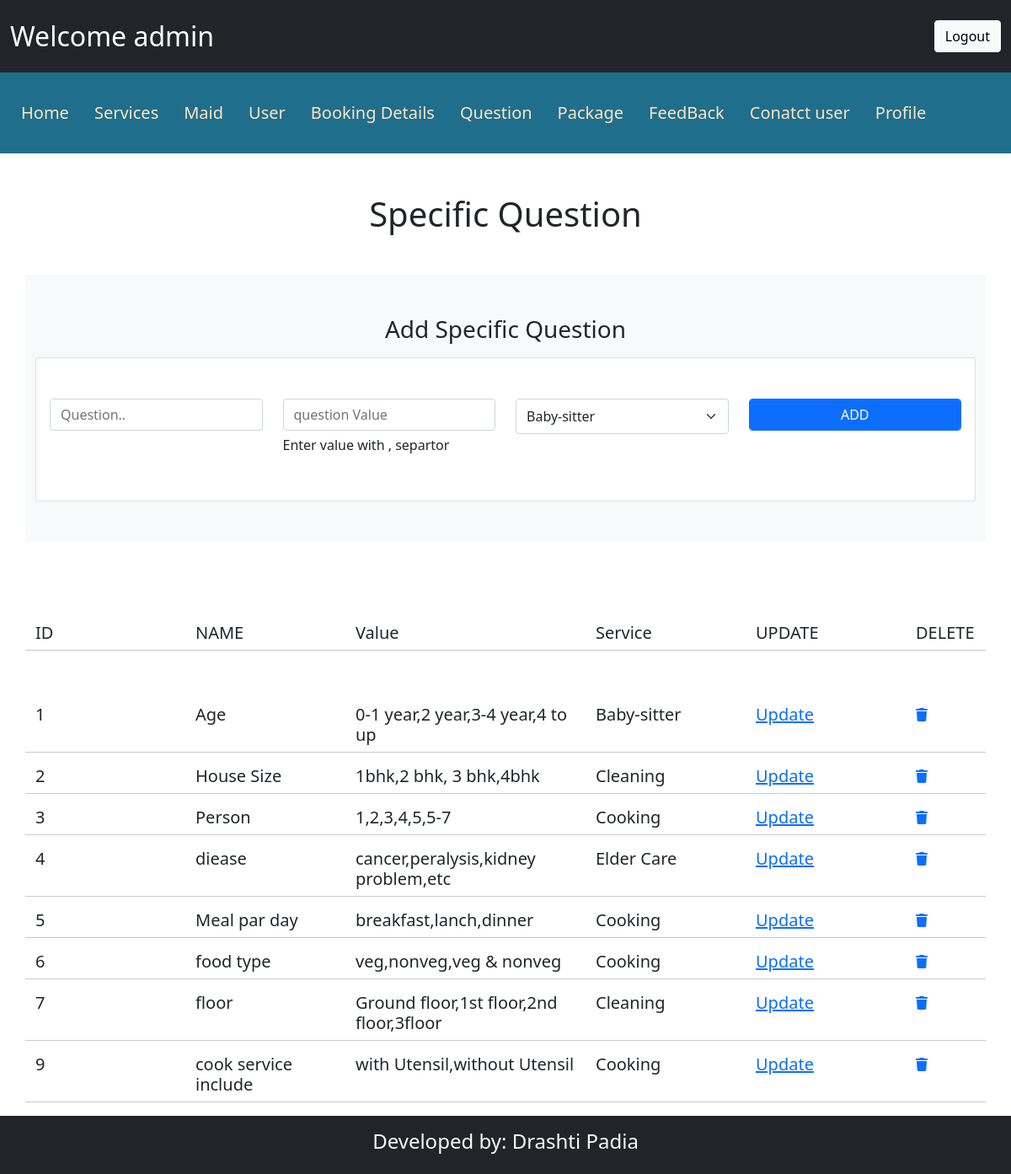
Page /admin/adminspecificQlist.php (signed in) on the committed database.
### tables this page shows
CREATE TABLE IF NOT EXISTS `specificquestion` (
  `speQ_id` int(11) NOT NULL AUTO_INCREMENT,
  `speQ_name` varchar(50) NOT NULL,
  `speQ_value` varchar(100) NOT NULL,
  `service_Id` int(11) NOT NULL,
  PRIMARY KEY (`speQ_id`),
  KEY `service_Id` (`service_Id`)
);

CREATE TABLE IF NOT EXISTS `service` (
  `service_Id` int(11) NOT NULL AUTO_INCREMENT,
  `service_name` varchar(20) NOT NULL,
  PRIMARY KEY (`service_Id`)
);

### admin/adminspecificQlist.php (the view, shortened to what this page needs)
<?php
include("./header.php");
?>
<!DOCTYPE html>
<html lang="en">
<head>
    <link rel="stylesheet" href="./css/bootstrap.min.css" />
    <link rel="stylesheet" href="./css/all.min.css" />
    <link rel="stylesheet" href="./css/style.css" />
</head>
<body>
    <section id="FeedbacklistSection" class="mt-5">
        <div class="container d-flex justify-content-center">
            <h1 class="m-auto">Specific Question</h1>
        </div>
    </section>
    <section class="py-5">
        <div class="container bg-light py-5">
            <div class="row  ">
                <div class="col justify-content-center">
                    <h3 class="mb-3 text-center">Add Specific Question</h3>
                </div>
            </div>
            <div class="card ms-auto">
                <form id="addSpeQueform" method="POST" action="./insertAdminspeQ.php">
                    <div class="row py-5 px-3 justify-content-around align-item-center">
                        <div class="col-3 ">
                            <h5><input type="text" id="question" name="question" class="form-control" placeholder="Question.." /></h5>
                        </div>
                        <div class="col-3">
                            <h5><input type="text" class="form-control"  id="questionvalue" name="questionvalue" placeholder="question Value" /></h5>
                            <h6>Enter value with , separtor</h6>
                        </div>
                        <div class="col-3 ">
                        <select class="form-select form-control-lg mb-3" name="service" id="service" aria-label="Default select example">
                                    <?php
                                        $serQuery = "SELECT * from service";
                                        $serResult = mysqli_query($con,$serQuery);
                                        while($serRow = mysqli_fetch_row($serResult)){?>
                                            <option value="<?php echo($serRow[0]); ?>"><?php echo($serRow[1]) ?></option>
                                        <?php }
                                    ?>
                                </select>
                        </div>
                        <div class="col-3 ">
                            <h5><input type="submit" value="ADD" class="btn btn-primary w-100 form-control"></h5>
                        </div>
                    </div>
                </form>
            </div>
        </div>
    </section>
    <section class="py-5">
        <div class="container">
            <div class="row ">
                <div class="col-2">
                    <h5> ID</h5>
                </div>
                <div class="col-2">
                    <h5>NAME</h5>
                </div>
                <div class="col-3">
                    <h5>Value</h5>
                </div>
                <div class="col-2">
                    <h5>Service</h5>
                </div>
                <div class="col-2">
                    <h5>UPDATE</h5>
                </div>
                <div class="col-1">
                    <h5>DELETE</h5>
                </div>
                <hr />
            </div>
        </div>
    </section>
    <?php
    $qur = "SELECT * FROM specificquestion,service WHERE specificquestion.service_id=service.service_id";
    $Res = mysqli_query($con, $qur);
    while ($row = mysqli_fetch_row($Res)) {
        ?>
        <section>
            <div class="container">
                <div class="row justify-content-center" id="editRowSpeQue<?php echo($row[0]); ?>">
                    <div class="col-2">
                        <h5> <?php echo ($row[0]) ?></h5>
                    </div>
                    <div class="col-2">
                        <h5> <?php echo ($row[1]) ?></h5>
                    </div>
                    <div class="col-3">
                        <h5> <?php echo ($row[2]) ?></h5>
                    </div>
                    <div class="col-2">
                        <h5> <?php echo ($row[5]) ?></h5>
                    </div>
                    <div class="col-2">
                        <h5><a href="#" onClick="showUpdate(<?php echo($row[0]); ?>);">Update</a></h5>
                    </div>
                    <div class="col-1">
                        <a href="./deleteAdminspeQ.php?speQid=<?php echo($row[0]); ?>"><i class="fa-solid fa-trash"></i></a>
                    </div>
                    <hr />
                </div>
            </div>
        </section>
    <?php } ?>
</body>
</html>
<?php include("./footer.php") ?>

### admin/css/style.css (style rules this page uses)
* { margin: 0px; padding: 0px; box-sizing: border-box; }

### rows in the picture
specificquestion: speQ_id "1", speQ_name "Age", speQ_value "0-1 year,2 year,3-4 year,4 to up", service_Id.service_name "Baby-sitter"
specificquestion: speQ_id "2", speQ_name "House Size", speQ_value "1bhk,2 bhk, 3 bhk,4bhk", service_Id.service_name "Cleaning"
specificquestion: speQ_id "3", speQ_name "Person", speQ_value "1,2,3,4,5,5-7", service_Id.service_name "Cooking"
specificquestion: speQ_id "4", speQ_name "diease", speQ_value "cancer,peralysis,kidney problem,etc", service_Id.service_name "Elder Care"
specificquestion: speQ_id "5", speQ_name "Meal par day", speQ_value "breakfast,lanch,dinner", service_Id.service_name "Cooking"
specificquestion: speQ_id "6", speQ_name "food type", speQ_value "veg,nonveg,veg & nonveg", service_Id.service_name "Cooking"
specificquestion: speQ_id "7", speQ_name "floor", speQ_value "Ground floor,1st floor,2nd floor,3floor", service_Id.service_name "Cleaning"
specificquestion: speQ_id "9", speQ_name "cook service include", speQ_value "with Utensil,without Utensil", service_Id.service_name "Cooking"

### other values in the picture
$_SESSION['admin'] "admin"
form field service "Baby-sitter"
